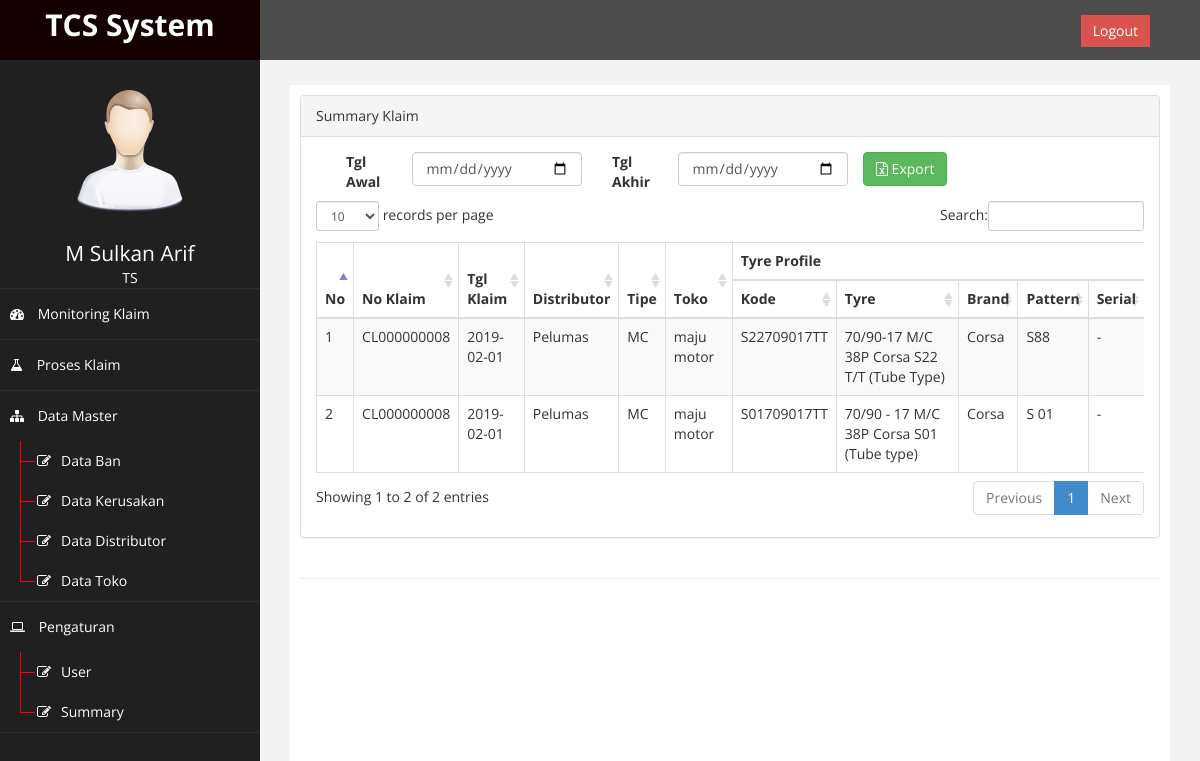
Page /?page=summary (signed in) on the earlier database version.
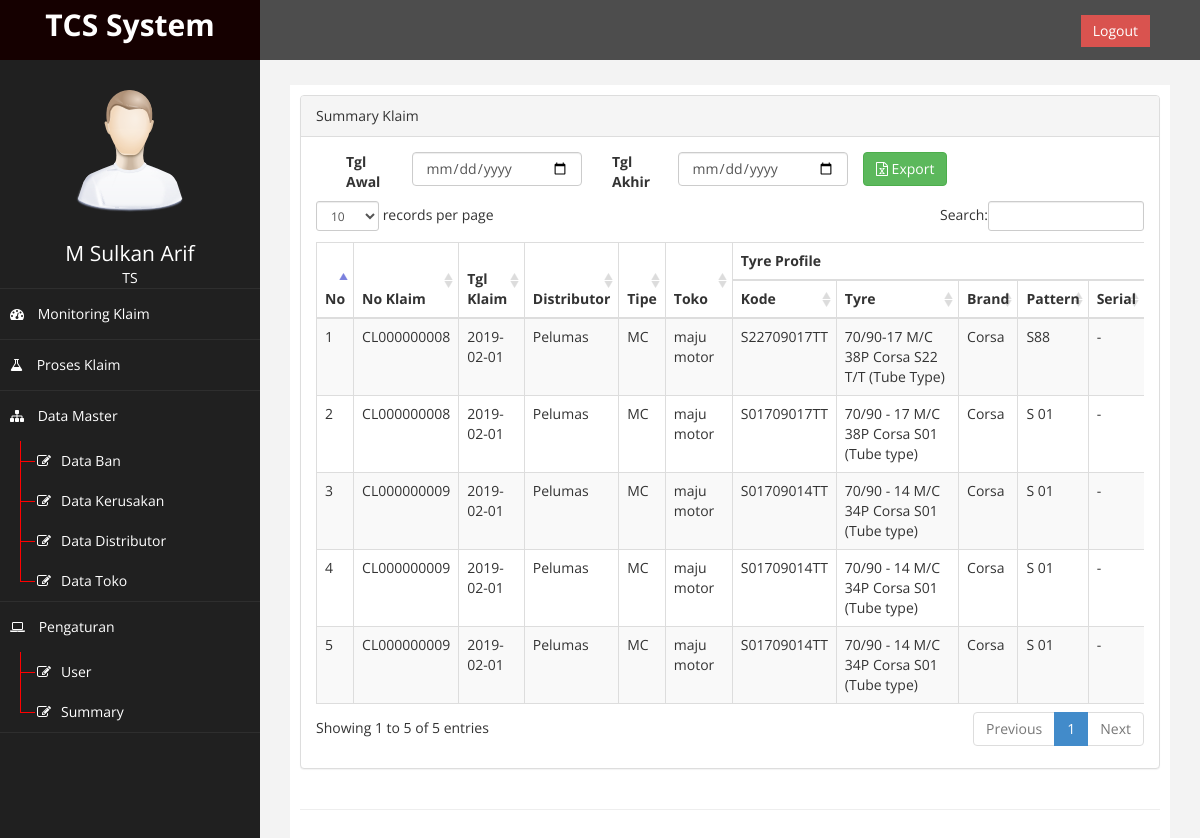
Same page on the later database version.
### tables this page shows
CREATE TABLE `db_klaim_detail` (
  `id_klaim_detail` int(11) NOT NULL AUTO_INCREMENT,
  `id_klaim` int(11) NOT NULL,
  `id_ban` int(11) DEFAULT NULL,
  `id_toko` int(11) DEFAULT NULL,
  `keterangan` text,
  `id_kerusakan` text,
  `sisa_alur` decimal(8,1) DEFAULT NULL,
  PRIMARY KEY (`id_klaim_detail`)
);

CREATE TABLE `db_klaim` (
  `id_klaim` int(11) NOT NULL AUTO_INCREMENT,
  `no_klaim` varchar(20) NOT NULL,
  `grup` varchar(20) NOT NULL,
  `id_distributor` int(1) NOT NULL,
  `tgl_klaim` date DEFAULT NULL,
  `keterangan` text,
  `status` enum('Open','Done') NOT NULL DEFAULT 'Open',
  `tgl_selesai` datetime DEFAULT NULL,
  PRIMARY KEY (`id_klaim`)
);

CREATE TABLE `db_distributor` (
  `id_distributor` int(200) NOT NULL AUTO_INCREMENT,
  `kode_distributor` varchar(100) NOT NULL,
  `nama_distributor` varchar(100) NOT NULL,
  `grup` enum('Internasional','Lokal') NOT NULL,
  `alamat` varchar(200) NOT NULL,
  `area` varchar(100) NOT NULL,
  `kota` varchar(100) NOT NULL,
  `telepon` int(100) NOT NULL,
  PRIMARY KEY (`id_distributor`)
);

CREATE TABLE `db_ban` (
  `id` int(20) NOT NULL AUTO_INCREMENT,
  `kode` varchar(50) NOT NULL,
  `ukuran` varchar(100) NOT NULL,
  `grup` enum('PCR','MC') NOT NULL,
  `alur_ban` double(8,1) NOT NULL DEFAULT '0.0',
  `pattern` varchar(100) NOT NULL,
  `brand` enum('Achilles','Corsa') NOT NULL,
  `type` enum('Tubeless','Tubetipe') NOT NULL,
  `harga` varchar(100) NOT NULL,
  `li` varchar(50) DEFAULT NULL,
  `si` varchar(50) DEFAULT NULL,
  `ukuran_ban` varchar(50) DEFAULT NULL,
  PRIMARY KEY (`id`)
);

CREATE TABLE `db_toko` (
  `id_toko` int(11) NOT NULL AUTO_INCREMENT,
  `kode_toko` varchar(50) NOT NULL,
  `nama_toko` varchar(100) NOT NULL,
  `alamat` varchar(200) NOT NULL,
  `kota` varchar(100) NOT NULL,
  `telepon` int(100) NOT NULL,
  PRIMARY KEY (`id_toko`)
);

### config.php (called while the page is built, shortened)
<?php
$page = $_GET['page'];
$aksi = $_GET['aksi'];

### page/pengaturan/summary.php (the view, shortened to what this page needs)
<?php
$klaim = [];
$sql = " SELECT d.*,b.*,h.no_klaim,h.tgl_klaim,dis.nama_distributor,t.* FROM db_klaim_detail d
JOIN db_klaim h ON d.id_klaim = h.id_klaim
JOIN db_distributor dis ON h.id_distributor = dis.id_distributor
JOIN db_ban b ON d.id_ban = b.id
JOIN db_toko t ON d.id_toko = t.id_toko ";
$query = mysqli_query($conn, $sql);
$no = 1;
while ($row = mysqli_fetch_assoc($query)) {
    $row['no'] = $no;
    $klaim[] = $row;
    $no++;
}
?>
<div class="panel panel-default">
    <div class="panel-heading">
        Summary Klaim
    </div>
    <div class="panel-body">
        <div class="table-responsive">
            <div class="col-md-12">
                <label class="col-md-1">Tgl Awal</label>
                <div class="col-md-3">
                    <div class="form-group">
                        <input type="date" class="form-control" id="start" name="start" value="<?= $alur_ban ?>" />
                    </div>
                </div>
                <label class="col-md-1">Tgl Akhir</label>
                <div class="col-md-3">
                    <div class="form-group">
                        <input type="date" class="form-control" id="end" name="end" value="<?= $alur_ban ?>" />
                    </div>
                </div>
                <button onclick="exportExcel()" class="btn btn-success" style="margin-bottom: 15px"><i class="fa fa-file-excel-o"></i> Export</button><br>
            </div>
            <br>
            <table class="table table-striped table-bordered table-hover" id="dataTables-example">
                <thead>
                    <tr>
                        <th rowspan="2">No</th>
                        <th rowspan="2">No Klaim</th>
                        <th rowspan="2">Tgl Klaim</th>
                        <th rowspan="2">Distributor</th>
                        <th rowspan="2">Tipe</th>
                        <th rowspan="2">Toko</th>
                        <th colspan="5">Tyre Profile</th>
                    </tr>
                    <tr>
                        <th>Kode</th>
                        <th>Tyre</th>
                        <th>Brand</th>
                        <th>Pattern</th>
                        <th>Serial</th>
                    </tr>
                </thead>
                <tbody>
                    <?php
                    foreach ($klaim as $key => $v) : ?>
                        <tr>
                            <td><?= $v['no'] ?></td>
                            <td><?= $v['no_klaim'] ?></td>
                            <td><?= $v['tgl_klaim'] ?></td>
                            <td><?= $v['nama_distributor'] ?></td>
                            <td><?= $v['grup'] ?></td>
                            <td class=""><?= $v['nama_toko'] ?></td>
                            <td class=""><?= $v['kode'] ?></td>
                            <td class=""><?= $v['ukuran'] ?></td>
                            <td class=""><?= $v['brand'] ?></td>
                            <td class=""><?= $v['pattern'] ?></td>
                            <td class=""><?= $v['li'] . ' - ' . $v['si'] ?></td>
                        </tr>
                    <?php endforeach; ?>
                </tbody>
            </table>
        </div>
    </div>
</div>

### index.php (shortened to what this page needs)
<?php
require_once 'config.php';
?>
<!DOCTYPE html>
<html xmlns="http://www.w3.org/1999/xhtml">
<head>
    <link href="assets/css/bootstrap.css" rel="stylesheet" />
    <link href="assets/css/font-awesome.css" rel="stylesheet" />
    <link href="assets/css/custom.css" rel="stylesheet" />
    <link href="assets/js/dataTables/dataTables.bootstrap.css" rel="stylesheet" />
</head>
<body>
    <?php
    if (isset($_SESSION['username'])) {
        require_once 'dashboard.php';
    } else {
        require_once 'login.php';
    }
    ?>
</body>
</html>

### dashboard.php (shortened to what this page needs)
<div id="wrapper">
    <nav class="navbar navbar-default navbar-cls-top " role="navigation" style="margin-bottom: 0">
        <div class="navbar-header">
            <a class="navbar-brand" href="index.php">TCS System</a>
        </div>
        <div style="color: white;
padding: 15px 50px 5px 50px;
float: right;
font-size: 16px;">&nbsp; <a href="function.php?type=logout" class="btn btn-danger square-btn-adjust">Logout</a> </div>
    </nav>
    <nav class="navbar-default navbar-side" role="navigation">
        <div class="sidebar-collapse">
            <ul class="nav" id="main-menu">
                <li class="text-center">
                    <img src="assets/img/find_user.png" class="user-image img-responsive" />
                    <span style="color:white;font-weight;bold;font-size:1.5em;"><?= ucwords($_SESSION['nama']) ?></span>
                    <br>
                    <span style="color:white;font-weight;bold;font-size:1em;"><?= $_SESSION['akses'] ?></span>
                </li>
                <li>
                    <a href="index.php"><i class="fa fa-dashboard"></i> Monitoring Klaim</a>
                </li>
                <li>
                    <a href="?page=klaim"><i class="fa fa-flask"></i> Proses Klaim</a>
                </li>
                <li <?php if ($page == "ban" || $page == "kerusakan" || $page == "distributor" || $page == "toko" || $page == "karyawan") {
                        echo 'class="active"';
                    }
                    ?>>
                    <a href="#"><i class="fa fa-sitemap"></i> Data Master</a>
                    <ul class="nav nav-second-level">
                        <li>
                            <a href="?page=ban"><i class="fa fa-edit fa-1x"></i>Data Ban</a>
                        </li>
                        <li>
                            <a href="?page=kerusakan"><i class="fa fa-edit fa-1x"></i>Data Kerusakan</a>
                        </li>
                        <li>
                            <a href="?page=distributor"><i class="fa fa-edit fa-1x"></i>Data Distributor</a>
                        </li>
                        <li>
                            <a href="?page=toko"><i class="fa fa-edit fa-1x"></i>Data Toko</a>
                        </li>
                </li>
            </ul>
            <li>
                <a href="#"><i class="fa fa-laptop"></i> Pengaturan </a>
                <ul class="nav nav-second-level">
                    <li>
                        <a href="?page=user"><i class="fa fa-edit fa-1x"></i>User</a>
                    </li>
                    <li>
                        <a href="?page=summary"><i class="fa fa-edit fa-1x"></i>Summary</a>
                    </li>
                </ul>
            </li>
        </div>
    </nav>
    <div id="page-wrapper">
        <div id="page-inner">
            <div class="row">
                <div class="col-md-12">
                    <?php
                    if ($page == "pengaturan") {
                        if ($aksi == "") {
                            include 'page/pengaturan/pengaturan.php';
                        }
                    } else if ($page == "karyawan") {
                        if ($aksi == "") {
                            include 'page/master/karyawan/karyawan.php';
                        }
                    } else if ($page == "user") {
                        if ($aksi == "") {
                            include 'page/setting/user/user.php';
                        } elseif ($aksi == "edit" || $aksi == "tambah") {
                            include 'page/setting/user/edit.php';
                        }
                    } else if ($page == "summary") {
                        if ($aksi == "") {
                            include 'page/pengaturan/summary.php';
                        }
                    } else {
                        include 'page/monitoring/monitoring.php';
                    }
                    ?>
                </div>
            </div>
            <hr />
        </div>
    </div>
</div>

### assets/css/custom.css (style rules this page uses)
body { font-family: 'Open Sans', sans-serif; }
#wrapper { width: 100%; background:#202020; }
#page-wrapper { padding: 15px 15px; min-height: 600px; background:#F3F3F3; }
#page-inner { width:100%; margin:10px 20px 10px 0px; background-color:#fff!important; padding:10px; min-height:1200px; }
.text-center { text-align:center; }
.square-btn-adjust { border: 0px solid transparent; -webkit-border-radius: 0px; -moz-border-radius: 0px; border-radius: 0px; }
.user-image { margin: 25px auto; -webkit-border-radius: 10px; -moz-border-radius: 10px; border-radius: 10px; max-height:170px; max-width:170px; }
.navbar-cls-top .navbar-brand { color: #fff; background: #150000; width: 260px; text-align: center; height: 60px; font-size: 30px; font-weight: 700; }
.nav-second-level li, .nav-third-level li { border-bottom: none !important; }
.nav-second-level li a { padding-left: 37px; }
.sidebar-collapse , .sidebar-collapse .nav { background:none; }
.sidebar-collapse .nav { padding:0; }
.sidebar-collapse .nav > li > a { color:#fff; background:#202020; text-shadow:none; }
.sidebar-collapse > .nav > li > a { padding:15px 10px; }
.sidebar-collapse > .nav > li { border-bottom: 1px solid rgba(107, 108, 109, 0.19); }
.nav-second-level > li > a:before , .nav-third-level > li > a:before { content:""; display:block; position:absolute; left:20px; width:15px; height:1px; background:#ff0000; top:20px; }
.nav-second-level > li > a:after, .nav-third-level > li > a:after { content:""; display:block; position:absolute; left:20px; width:1px; height:100%; background:#ff0000; top:0px; z-index:10; }
.nav-second-level > li:last-child > a:after, .nav-third-level > li:last-child > a:after { height:50%; }
.navbar-side { border:none; background-color: #202020; }
.navbar-cls-top { background:#4D4D4D; border-bottom:none; }
.navbar-default { border:0px solid black; }
.navbar-header { background: #A70303; }
.nav > li > a > i { margin-right:10px; }
@media (min-width:768px) { #page-wrapper { margin: 0 0 0 260px; padding: 15px 30px; min-height: 1200px; } }
@media (min-width:768px) { .navbar-side { z-index: 1; position: absolute; width: 260px; } }
@media (min-width:768px) { .navbar { border-radius: 0px; } }

Differences in the rows shown:
added db_klaim_detail: no "3", id_klaim.no_klaim "CL000000009", id_klaim.tgl_klaim "2019-02-01", db_distributor.nama_distributor "Pelumas", db_ban.grup "MC", id_toko.nama_toko "maju motor", db_ban.kode "S01709014TT", db_ban.ukuran "70/90 - 14 M/C 34P Corsa S01 (Tube type)", db_ban.brand "Corsa", db_ban.pattern "S 01"
added db_klaim_detail: no "4", id_klaim.no_klaim "CL000000009", id_klaim.tgl_klaim "2019-02-01", db_distributor.nama_distributor "Pelumas", db_ban.grup "MC", id_toko.nama_toko "maju motor", db_ban.kode "S01709014TT", db_ban.ukuran "70/90 - 14 M/C 34P Corsa S01 (Tube type)", db_ban.brand "Corsa", db_ban.pattern "S 01"
added db_klaim_detail: id_kerusakan "5", id_klaim.no_klaim "CL000000009", id_klaim.tgl_klaim "2019-02-01", db_distributor.nama_distributor "Pelumas", db_ban.grup "MC", id_toko.nama_toko "maju motor", db_ban.kode "S01709014TT", db_ban.ukuran "70/90 - 14 M/C 34P Corsa S01 (Tube type)", db_ban.brand "Corsa", db_ban.pattern "S 01"
Other differences:
text written by a page script: "records per page Search: Showing 1 to 2 of 2 entries Previous 1 Next" → "records per page Search: Showing 1 to 5 of 5 entries Previous 1 Next"
